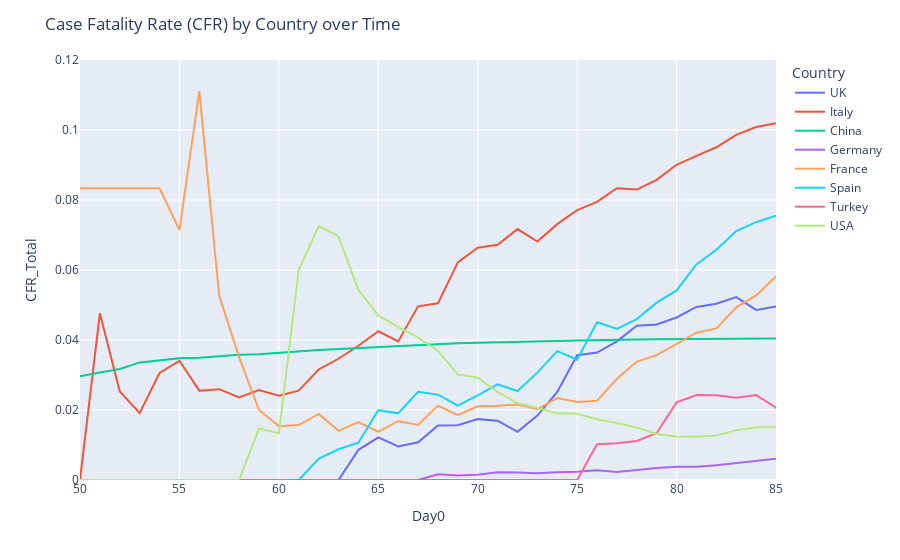

Source (notebook cell):
### Code cell
fig = px.line(df[df['Country'].isin(countries)], x="Day0", y="CFR_Total",
              color="Country", hover_name="Country",range_x=[50,85],range_y=[0,0.12])
fig.update_layout(title='Case Fatality Rate (CFR) by Country over Time')
fig.show()

### Figure 1 — Plotly figure (JSON) as saved in the notebook; plotly's stock layout.template omitted (floating-point values rounded to 4 significant figures)
{"data": [{"hoverlabel": {"namelength": 0}, "hovertemplate": "<b>%{hovertext}</b><br><br>Country=UK<br>Day0=%{x}<br>CFR_Total=%{y}", "hovertext": ["UK", "UK", "UK", "UK", "UK", "UK", "UK", "UK", "UK", "UK", "UK", "UK", "UK", "UK", "UK", "UK", "UK", "UK", "UK", "UK", "UK", "UK", "UK", "UK", "UK", "UK", "UK", "UK", "UK", "UK", "UK", "UK", "UK", "UK", "UK", "UK", "UK", "UK", "UK", "UK", "UK", "UK", "UK", "UK", "UK", "UK", "UK", "UK", "UK", "UK", "UK", "UK", "UK", "UK", "UK", "UK", "UK", "UK", "UK", "UK", "UK", "UK", "UK", "UK", "UK", "UK", "UK", "UK", "UK", "UK", "UK", "UK", "UK", "UK", "UK", "UK", "UK", "UK", "UK", "UK", "UK", "UK", "UK", "UK", "UK", "UK", "UK"], "legendgroup": "UK", "line": {"color": "#636efa", "dash": "solid"}, "mode": "lines", "name": "UK", "showlegend": true, "type": "scatter", "x": [0, 1, 2, 3, 4, 5, 6, 7, 8, 9, 10, 11, 12, 13, 14, 15, 16, 17, 18, 19, 20, 21, 22, 23, 24, 25, 26, 27, 28, 29, 30, 31, 32, 33, 34, 35, 36, 37, 38, 39, 40, 41, 42, 43, 44, 45, 46, 47, 48, 49, 50, 51, 52, 53, 54, 55, 56, 57, 58, 59, 60, 61, 62, 63, 64, 65, 66, 67, 68, 69, 70, 71, 72, 73, 74, 75, 76, 77, 78, 79, 80, 81, 82, 83, 84, 85, 86], "xaxis": "x", "y": [0, 0, 0, 0, 0, 0, 0, 0, 0, 0, 0, 0, 0, 0, 0, 0, 0, 0, 0, 0, 0, 0, 0, 0, 0, 0, 0, 0, 0, 0, 0, 0, 0, 0, 0, 0, 0, 0, 0, 0, 0, 0, 0, 0, 0, 0, 0, 0, 0, 0, 0, 0, 0, 0, 0, 0, 0, 0, 0, 0, 0, 0, 0, 0, 0.008621, 0.0122, 0.009569, 0.01079, 0.01558, 0.01567, 0.01739, 0.01695, 0.01378, 0.01842, 0.02516, 0.03564, 0.03641, 0.0396, 0.04405, 0.04444, 0.04643, 0.04945, 0.05038, 0.05225, 0.04859, 0.04958, 0.05219], "yaxis": "y"}, {"hoverlabel": {"namelength": 0}, "hovertemplate": "<b>%{hovertext}</b><br><br>Country=Italy<br>Day0=%{x}<br>CFR_Total=%{y}", "hovertext": ["Italy", "Italy", "Italy", "Italy", "Italy", "Italy", "Italy", "Italy", "Italy", "Italy", "Italy", "Italy", "Italy", "Italy", "Italy", "Italy", "Italy", "Italy", "Italy", "Italy", "Italy", "Italy", "Italy", "Italy", "Italy", "Italy", "Italy", "Italy", "Italy", "Italy", "Italy", "Italy", "Italy", "Italy", "Italy", "Italy", "Italy", "Italy", "Italy", "Italy", "Italy", "Italy", "Italy", "Italy", "Italy", "Italy", "Italy", "Italy", "Italy", "Italy", "Italy", "Italy", "Italy", "Italy", "Italy", "Italy", "Italy", "Italy", "Italy", "Italy", "Italy", "Italy", "Italy", "Italy", "Italy", "Italy", "Italy", "Italy", "Italy", "Italy", "Italy", "Italy", "Italy", "Italy", "Italy", "Italy", "Italy", "Italy", "Italy", "Italy", "Italy", "Italy", "Italy", "Italy", "Italy", "Italy", "Italy"], "legendgroup": "Italy", "line": {"color": "#EF553B", "dash": "solid"}, "mode": "lines", "name": "Italy", "showlegend": true, "type": "scatter", "x": [0, 1, 2, 3, 4, 5, 6, 7, 8, 9, 10, 11, 12, 13, 14, 15, 16, 17, 18, 19, 20, 21, 22, 23, 24, 25, 26, 27, 28, 29, 30, 31, 32, 33, 34, 35, 36, 37, 38, 39, 40, 41, 42, 43, 44, 45, 46, 47, 48, 49, 50, 51, 52, 53, 54, 55, 56, 57, 58, 59, 60, 61, 62, 63, 64, 65, 66, 67, 68, 69, 70, 71, 72, 73, 74, 75, 76, 77, 78, 79, 80, 81, 82, 83, 84, 85, 86], "xaxis": "x", "y": [0, 0, 0, 0, 0, 0, 0, 0, 0, 0, 0, 0, 0, 0, 0, 0, 0, 0, 0, 0, 0, 0, 0, 0, 0, 0, 0, 0, 0, 0, 0, 0, 0, 0, 0, 0, 0, 0, 0, 0, 0, 0, 0, 0, 0, 0, 0, 0, 0, 0, 0, 0.04762, 0.02532, 0.01911, 0.03057, 0.03406, 0.02553, 0.02595, 0.02362, 0.02571, 0.0241, 0.02554, 0.03157, 0.03464, 0.03836, 0.04249, 0.03961, 0.04963, 0.05048, 0.06217, 0.06636, 0.06723, 0.07169, 0.06811, 0.0731, 0.07713, 0.07945, 0.08339, 0.08298, 0.08575, 0.09006, 0.0926, 0.09506, 0.09859, 0.1009, 0.1019, 0.1056], "yaxis": "y"}, {"hoverlabel": {"namelength": 0}, "hovertemplate": "<b>%{hovertext}</b><br><br>Country=China<br>Day0=%{x}<br>CFR_Total=%{y}", "hovertext": ["China", "China", "China", "China", "China", "China", "China", "China", "China", "China", "China", "China", "China", "China", "China", "China", "China", "China", "China", "China", "China", "China", "China", "China", "China", "China", "China", "China", "China", "China", "China", "China", "China", "China", "China", "China", "China", "China", "China", "China", "China", "China", "China", "China", "China", "China", "China", "China", "China", "China", "China", "China", "China", "China", "China", "China", "China", "China", "China", "China", "China", "China", "China", "China", "China", "China", "China", "China", "China", "China", "China", "China", "China", "China", "China", "China", "China", "China", "China", "China", "China", "China", "China", "China", "China", "China", "China"], "legendgroup": "China", "line": {"color": "#00cc96", "dash": "solid"}, "mode": "lines", "name": "China", "showlegend": true, "type": "scatter", "x": [0, 1, 2, 3, 4, 5, 6, 7, 8, 9, 10, 11, 12, 13, 14, 15, 16, 17, 18, 19, 20, 21, 22, 23, 24, 25, 26, 27, 28, 29, 30, 31, 32, 33, 34, 35, 36, 37, 38, 39, 40, 41, 42, 43, 44, 45, 46, 47, 48, 49, 50, 51, 52, 53, 54, 55, 56, 57, 58, 59, 60, 61, 62, 63, 64, 65, 66, 67, 68, 69, 70, 71, 72, 73, 74, 75, 76, 77, 78, 79, 80, 81, 82, 83, 84, 85, 86], "xaxis": "x", "y": [0, 0, 0, 0, 0, 0, 0, 0, 0, 0, 0, 0, 0, 0, 0, 0, 0, 0, 0, 0, 0, 0.02977, 0.03012, 0.03186, 0.02835, 0.02915, 0.02348, 0.0221, 0.02205, 0.02198, 0.02197, 0.02114, 0.02098, 0.02079, 0.02014, 0.02009, 0.02041, 0.0209, 0.0218, 0.0226, 0.02383, 0.02493, 0.02143, 0.02161, 0.02291, 0.02431, 0.02509, 0.02579, 0.02701, 0.0284, 0.02963, 0.03074, 0.03174, 0.0336, 0.03429, 0.03478, 0.03496, 0.03537, 0.03577, 0.03595, 0.03639, 0.03672, 0.03714, 0.03746, 0.03776, 0.03807, 0.03838, 0.03863, 0.03883, 0.03909, 0.03922, 0.0393, 0.03946, 0.03957, 0.03974, 0.03989, 0.04002, 0.0401, 0.04012, 0.04018, 0.04023, 0.04032, 0.04037, 0.0404, 0.04044, 0.04047, 0.04048], "yaxis": "y"}, {"hoverlabel": {"namelength": 0}, "hovertemplate": "<b>%{hovertext}</b><br><br>Country=Germany<br>Day0=%{x}<br>CFR_Total=%{y}", "hovertext": ["Germany", "Germany", "Germany", "Germany", "Germany", "Germany", "Germany", "Germany", "Germany", "Germany", "Germany", "Germany", "Germany", "Germany", "Germany", "Germany", "Germany", "Germany", "Germany", "Germany", "Germany", "Germany", "Germany", "Germany", "Germany", "Germany", "Germany", "Germany", "Germany", "Germany", "Germany", "Germany", "Germany", "Germany", "Germany", "Germany", "Germany", "Germany", "Germany", "Germany", "Germany", "Germany", "Germany", "Germany", "Germany", "Germany", "Germany", "Germany", "Germany", "Germany", "Germany", "Germany", "Germany", "Germany", "Germany", "Germany", "Germany", "Germany", "Germany", "Germany", "Germany", "Germany", "Germany", "Germany", "Germany", "Germany", "Germany", "Germany", "Germany", "Germany", "Germany", "Germany", "Germany", "Germany", "Germany", "Germany", "Germany", "Germany", "Germany", "Germany", "Germany", "Germany", "Germany", "Germany", "Germany", "Germany", "Germany"], "legendgroup": "Germany", "line": {"color": "#ab63fa", "dash": "solid"}, "mode": "lines", "name": "Germany", "showlegend": true, "type": "scatter", "x": [0, 1, 2, 3, 4, 5, 6, 7, 8, 9, 10, 11, 12, 13, 14, 15, 16, 17, 18, 19, 20, 21, 22, 23, 24, 25, 26, 27, 28, 29, 30, 31, 32, 33, 34, 35, 36, 37, 38, 39, 40, 41, 42, 43, 44, 45, 46, 47, 48, 49, 50, 51, 52, 53, 54, 55, 56, 57, 58, 59, 60, 61, 62, 63, 64, 65, 66, 67, 68, 69, 70, 71, 72, 73, 74, 75, 76, 77, 78, 79, 80, 81, 82, 83, 84, 85, 86], "xaxis": "x", "y": [0, 0, 0, 0, 0, 0, 0, 0, 0, 0, 0, 0, 0, 0, 0, 0, 0, 0, 0, 0, 0, 0, 0, 0, 0, 0, 0, 0, 0, 0, 0, 0, 0, 0, 0, 0, 0, 0, 0, 0, 0, 0, 0, 0, 0, 0, 0, 0, 0, 0, 0, 0, 0, 0, 0, 0, 0, 0, 0, 0, 0, 0, 0, 0, 0, 0, 0, 0, 0.001634, 0.001278, 0.001526, 0.002186, 0.002177, 0.001957, 0.002236, 0.002338, 0.002776, 0.002271, 0.002872, 0.003426, 0.003756, 0.003779, 0.004233, 0.004819, 0.005519, 0.006077, 0.0069], "yaxis": "y"}, {"hoverlabel": {"namelength": 0}, "hovertemplate": "<b>%{hovertext}</b><br><br>Country=France<br>Day0=%{x}<br>CFR_Total=%{y}", "hovertext": ["France", "France", "France", "France", "France", "France", "France", "France", "France", "France", "France", "France", "France", "France", "France", "France", "France", "France", "France", "France", "France", "France", "France", "France", "France", "France", "France", "France", "France", "France", "France", "France", "France", "France", "France", "France", "France", "France", "France", "France", "France", "France", "France", "France", "France", "France", "France", "France", "France", "France", "France", "France", "France", "France", "France", "France", "France", "France", "France", "France", "France", "France", "France", "France", "France", "France", "France", "France", "France", "France", "France", "France", "France", "France", "France", "France", "France", "France", "France", "France", "France", "France", "France", "France", "France", "France", "France"], "legendgroup": "France", "line": {"color": "#FFA15A", "dash": "solid"}, "mode": "lines", "name": "France", "showlegend": true, "type": "scatter", "x": [0, 1, 2, 3, 4, 5, 6, 7, 8, 9, 10, 11, 12, 13, 14, 15, 16, 17, 18, 19, 20, 21, 22, 23, 24, 25, 26, 27, 28, 29, 30, 31, 32, 33, 34, 35, 36, 37, 38, 39, 40, 41, 42, 43, 44, 45, 46, 47, 48, 49, 50, 51, 52, 53, 54, 55, 56, 57, 58, 59, 60, 61, 62, 63, 64, 65, 66, 67, 68, 69, 70, 71, 72, 73, 74, 75, 76, 77, 78, 79, 80, 81, 82, 83, 84, 85, 86], "xaxis": "x", "y": [0, 0, 0, 0, 0, 0, 0, 0, 0, 0, 0, 0, 0, 0, 0, 0, 0, 0, 0, 0, 0, 0, 0, 0, 0, 0, 0, 0, 0, 0, 0, 0, 0, 0, 0, 0, 0, 0, 0, 0, 0, 0, 0, 0, 0, 0.08333, 0.08333, 0.08333, 0.08333, 0.08333, 0.08333, 0.08333, 0.08333, 0.08333, 0.08333, 0.07143, 0.1111, 0.05263, 0.03509, 0.02, 0.01538, 0.01571, 0.01887, 0.01404, 0.01655, 0.01378, 0.01686, 0.01572, 0.02125, 0.0185, 0.02104, 0.02121, 0.02158, 0.02023, 0.02342, 0.02231, 0.02264, 0.0289, 0.03383, 0.03568, 0.03887, 0.04208, 0.04331, 0.04932, 0.05275, 0.05817, 0.06052], "yaxis": "y"}, {"hoverlabel": {"namelength": 0}, "hovertemplate": "<b>%{hovertext}</b><br><br>Country=Spain<br>Day0=%{x}<br>CFR_Total=%{y}", "hovertext": ["Spain", "Spain", "Spain", "Spain", "Spain", "Spain", "Spain", "Spain", "Spain", "Spain", "Spain", "Spain", "Spain", "Spain", "Spain", "Spain", "Spain", "Spain", "Spain", "Spain", "Spain", "Spain", "Spain", "Spain", "Spain", "Spain", "Spain", "Spain", "Spain", "Spain", "Spain", "Spain", "Spain", "Spain", "Spain", "Spain", "Spain", "Spain", "Spain", "Spain", "Spain", "Spain", "Spain", "Spain", "Spain", "Spain", "Spain", "Spain", "Spain", "Spain", "Spain", "Spain", "Spain", "Spain", "Spain", "Spain", "Spain", "Spain", "Spain", "Spain", "Spain", "Spain", "Spain", "Spain", "Spain", "Spain", "Spain", "Spain", "Spain", "Spain", "Spain", "Spain", "Spain", "Spain", "Spain", "Spain", "Spain", "Spain", "Spain", "Spain", "Spain", "Spain", "Spain", "Spain", "Spain", "Spain", "Spain"], "legendgroup": "Spain", "line": {"color": "#19d3f3", "dash": "solid"}, "mode": "lines", "name": "Spain", "showlegend": true, "type": "scatter", "x": [0, 1, 2, 3, 4, 5, 6, 7, 8, 9, 10, 11, 12, 13, 14, 15, 16, 17, 18, 19, 20, 21, 22, 23, 24, 25, 26, 27, 28, 29, 30, 31, 32, 33, 34, 35, 36, 37, 38, 39, 40, 41, 42, 43, 44, 45, 46, 47, 48, 49, 50, 51, 52, 53, 54, 55, 56, 57, 58, 59, 60, 61, 62, 63, 64, 65, 66, 67, 68, 69, 70, 71, 72, 73, 74, 75, 76, 77, 78, 79, 80, 81, 82, 83, 84, 85, 86], "xaxis": "x", "y": [0, 0, 0, 0, 0, 0, 0, 0, 0, 0, 0, 0, 0, 0, 0, 0, 0, 0, 0, 0, 0, 0, 0, 0, 0, 0, 0, 0, 0, 0, 0, 0, 0, 0, 0, 0, 0, 0, 0, 0, 0, 0, 0, 0, 0, 0, 0, 0, 0, 0, 0, 0, 0, 0, 0, 0, 0, 0, 0, 0, 0, 0, 0.006061, 0.008772, 0.01064, 0.01995, 0.01905, 0.02522, 0.02437, 0.02124, 0.02415, 0.02734, 0.02542, 0.03067, 0.03681, 0.0344, 0.04507, 0.0432, 0.04597, 0.05067, 0.05417, 0.0616, 0.06577, 0.07112, 0.07365, 0.07554, 0.07818], "yaxis": "y"}, {"hoverlabel": {"namelength": 0}, "hovertemplate": "<b>%{hovertext}</b><br><br>Country=Turkey<br>Day0=%{x}<br>CFR_Total=%{y}", "hovertext": ["Turkey", "Turkey", "Turkey", "Turkey", "Turkey", "Turkey", "Turkey", "Turkey", "Turkey", "Turkey", "Turkey", "Turkey", "Turkey", "Turkey", "Turkey", "Turkey", "Turkey", "Turkey", "Turkey", "Turkey", "Turkey", "Turkey", "Turkey", "Turkey", "Turkey", "Turkey", "Turkey", "Turkey", "Turkey", "Turkey", "Turkey", "Turkey", "Turkey", "Turkey", "Turkey", "Turkey", "Turkey", "Turkey", "Turkey", "Turkey", "Turkey", "Turkey", "Turkey", "Turkey", "Turkey", "Turkey", "Turkey", "Turkey", "Turkey", "Turkey", "Turkey", "Turkey", "Turkey", "Turkey", "Turkey", "Turkey", "Turkey", "Turkey", "Turkey", "Turkey", "Turkey", "Turkey", "Turkey", "Turkey", "Turkey", "Turkey", "Turkey", "Turkey", "Turkey", "Turkey", "Turkey", "Turkey", "Turkey", "Turkey", "Turkey", "Turkey", "Turkey", "Turkey", "Turkey", "Turkey", "Turkey", "Turkey", "Turkey", "Turkey", "Turkey", "Turkey", "Turkey"], "legendgroup": "Turkey", "line": {"color": "#FF6692", "dash": "solid"}, "mode": "lines", "name": "Turkey", "showlegend": true, "type": "scatter", "x": [0, 1, 2, 3, 4, 5, 6, 7, 8, 9, 10, 11, 12, 13, 14, 15, 16, 17, 18, 19, 20, 21, 22, 23, 24, 25, 26, 27, 28, 29, 30, 31, 32, 33, 34, 35, 36, 37, 38, 39, 40, 41, 42, 43, 44, 45, 46, 47, 48, 49, 50, 51, 52, 53, 54, 55, 56, 57, 58, 59, 60, 61, 62, 63, 64, 65, 66, 67, 68, 69, 70, 71, 72, 73, 74, 75, 76, 77, 78, 79, 80, 81, 82, 83, 84, 85, 86], "xaxis": "x", "y": [0, 0, 0, 0, 0, 0, 0, 0, 0, 0, 0, 0, 0, 0, 0, 0, 0, 0, 0, 0, 0, 0, 0, 0, 0, 0, 0, 0, 0, 0, 0, 0, 0, 0, 0, 0, 0, 0, 0, 0, 0, 0, 0, 0, 0, 0, 0, 0, 0, 0, 0, 0, 0, 0, 0, 0, 0, 0, 0, 0, 0, 0, 0, 0, 0, 0, 0, 0, 0, 0, 0, 0, 0, 0, 0, 0, 0.0102, 0.01047, 0.01114, 0.01343, 0.02218, 0.02427, 0.0242, 0.0235, 0.02425, 0.02067, 0.01615], "yaxis": "y"}, {"hoverlabel": {"namelength": 0}, "hovertemplate": "<b>%{hovertext}</b><br><br>Country=USA<br>Day0=%{x}<br>CFR_Total=%{y}", "hovertext": ["USA", "USA", "USA", "USA", "USA", "USA", "USA", "USA", "USA", "USA", "USA", "USA", "USA", "USA", "USA", "USA", "USA", "USA", "USA", "USA", "USA", "USA", "USA", "USA", "USA", "USA", "USA", "USA", "USA", "USA", "USA", "USA", "USA", "USA", "USA", "USA", "USA", "USA", "USA", "USA", "USA", "USA", "USA", "USA", "USA", "USA", "USA", "USA", "USA", "USA", "USA", "USA", "USA", "USA", "USA", "USA", "USA", "USA", "USA", "USA", "USA", "USA", "USA", "USA", "USA", "USA", "USA", "USA", "USA", "USA", "USA", "USA", "USA", "USA", "USA", "USA", "USA", "USA", "USA", "USA", "USA", "USA", "USA", "USA", "USA", "USA", "USA"], "legendgroup": "USA", "line": {"color": "#B6E880", "dash": "solid"}, "mode": "lines", "name": "USA", "showlegend": true, "type": "scatter", "x": [0, 1, 2, 3, 4, 5, 6, 7, 8, 9, 10, 11, 12, 13, 14, 15, 16, 17, 18, 19, 20, 21, 22, 23, 24, 25, 26, 27, 28, 29, 30, 31, 32, 33, 34, 35, 36, 37, 38, 39, 40, 41, 42, 43, 44, 45, 46, 47, 48, 49, 50, 51, 52, 53, 54, 55, 56, 57, 58, 59, 60, 61, 62, 63, 64, 65, 66, 67, 68, 69, 70, 71, 72, 73, 74, 75, 76, 77, 78, 79, 80, 81, 82, 83, 84, 85, 86], "xaxis": "x", "y": [0, 0, 0, 0, 0, 0, 0, 0, 0, 0, 0, 0, 0, 0, 0, 0, 0, 0, 0, 0, 0, 0, 0, 0, 0, 0, 0, 0, 0, 0, 0, 0, 0, 0, 0, 0, 0, 0, 0, 0, 0, 0, 0, 0, 0, 0, 0, 0, 0, 0, 0, 0, 0, 0, 0, 0, 0, 0, 0, 0.01471, 0.01333, 0.06, 0.07258, 0.06962, 0.0543, 0.04702, 0.04368, 0.04067, 0.03693, 0.03018, 0.02921, 0.02515, 0.02199, 0.02058, 0.0191, 0.01893, 0.01734, 0.01631, 0.01495, 0.01317, 0.01244, 0.01232, 0.01268, 0.01422, 0.01506, 0.01516, 0.01629], "yaxis": "y"}], "layout": {"legend": {"title": {"text": "Country"}, "tracegroupgap": 0}, "margin": {"t": 60}, "title": {"text": "Case Fatality Rate (CFR) by Country over Time"}, "xaxis": {"anchor": "y", "domain": [0, 1], "range": [50, 85], "title": {"text": "Day0"}}, "yaxis": {"anchor": "x", "domain": [0, 1], "range": [0, 0.12], "title": {"text": "CFR_Total"}}}}
